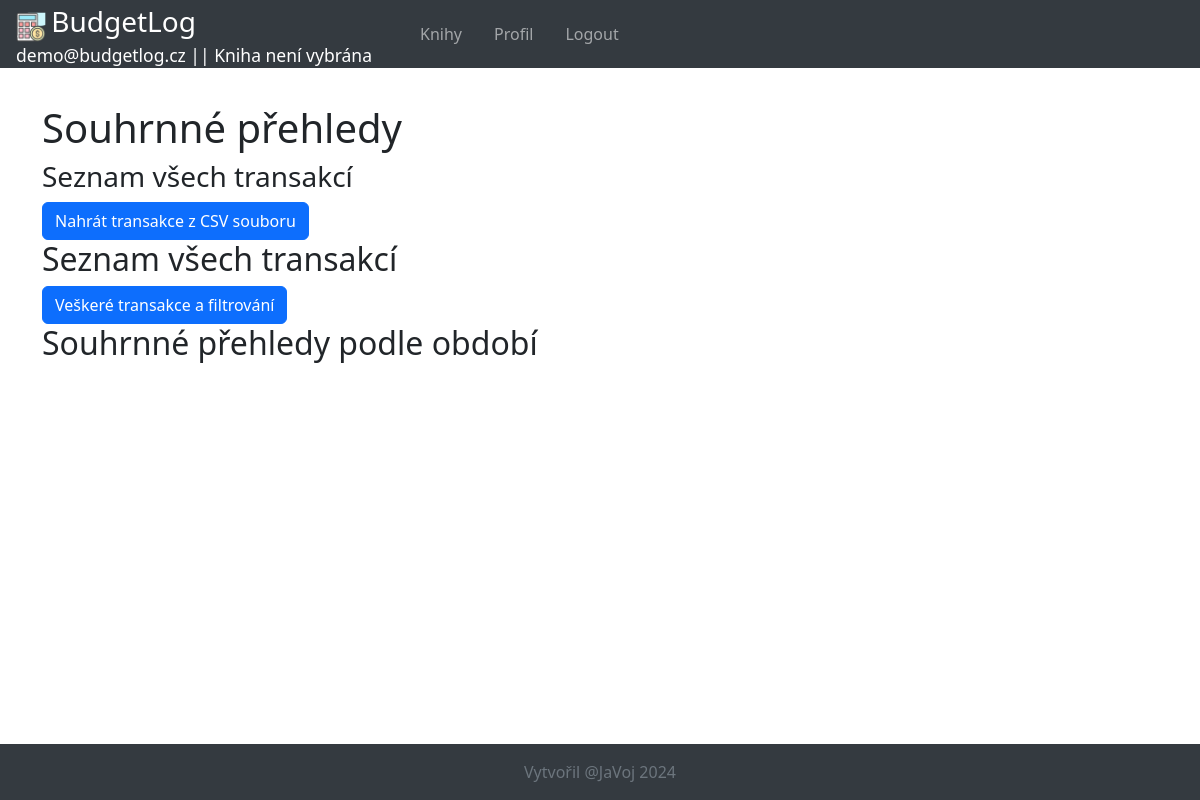
Page /dashboard/ (signed in) on the earlier database version.
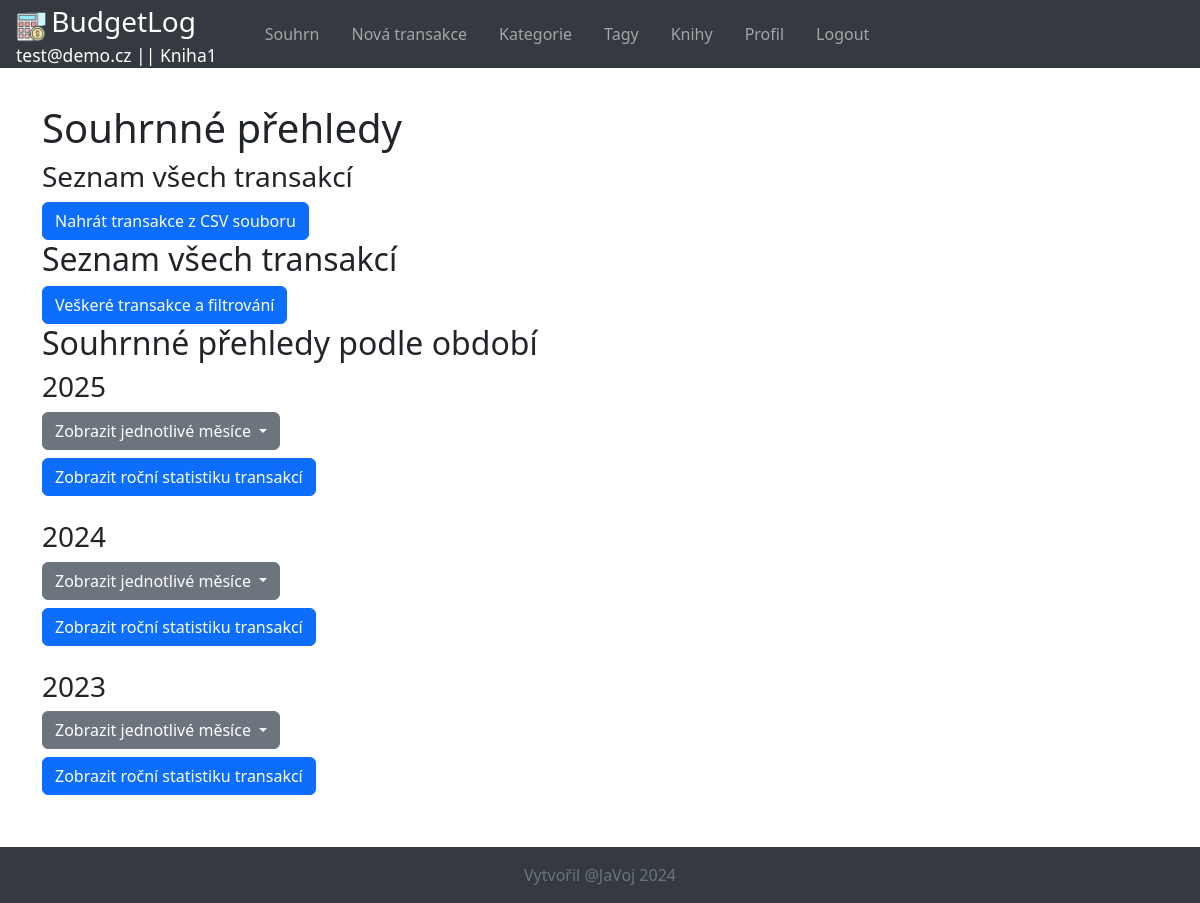
Same page on the later database version.
### budgetlog/models.py (models this page shows, shortened)
class AppUser(AbstractBaseUser):
    email = models.EmailField(max_length=100, unique=True)
    is_admin = models.BooleanField(default=False)
    is_active = models.BooleanField(default=True)
    class Meta:
        verbose_name = "Uživatel"
        verbose_name_plural = "Uživatelé"
    objects = UserManager()
    USERNAME_FIELD = "email"

class Book(models.Model):
    name = models.CharField(max_length=100, verbose_name="Jméno knihy", help_text="Uveďte jméno knihy")
    description = models.TextField(null=True, blank=True, verbose_name="Popis knihy",
                                   help_text="Popis knihy (volitelný)")
    owner = models.ForeignKey(AppUser, on_delete=models.CASCADE, related_name='books',
                              verbose_name="Majitel", help_text="Majitel knihy")
    class Meta:
        verbose_name = "Kniha"
        verbose_name_plural = "Knihy"
        constraints = [
            models.UniqueConstraint(fields=['name', 'owner'], name='unique_book_name_owner')
        ]
    object_plural_genitiv = "knih"
    object_singular_akluzativ = "knihu"

### budgetlog/views.py (the view)
# urls.py: path('dashboard/', views.DashboardView.as_view(), name='dashboard'),
class DashboardView(LoginRequiredMixin, BookContextMixin, TransactionSummaryMixin, TemplateView):
    template_name = 'budgetlog/dashboard.html'
    def get_context_data(self, **kwargs):
        context = super().get_context_data(**kwargs)
        transactions = Transaction.objects.filter(book=self.get_current_book())
        months_years = transactions.dates('datestamp', 'month', order='DESC')
        years = transactions.dates('datestamp', 'year', order='DESC')
        context.update({
            'months_years': months_years,
            'years': years,
        })
        return context

### budgetlog/templatetags/custom_filters.py (called while the page is built)
@register.filter(name='format_month_cs')
def format_month_cs(month):
    return MONTHS_CS.get(month, '') if isinstance(month, int) and 1 <= month <= 12 else ''

### budgetlog/views.py (called while the page is built)
    def get_current_book(self):
        if not self.current_book:
            current_book_id = self.request.session.get('current_book_id')
            if current_book_id:
                self.current_book = Book.objects.filter(id=current_book_id, owner=self.request.user).first()
        return self.current_book

    def get_context_data(self, **kwargs):
        context = super().get_context_data(**kwargs)
        current_book = self.get_current_book()
        context.update({
            'all_books': Book.objects.filter(owner=self.request.user),
            'current_book': current_book
        })
        return context

### budgetlog/templates/budgetlog/dashboard.html (shortened to what this page needs)
{% extends "base_generic.html" %}
{% load custom_filters %}
{% block content %}
<h1>Souhrnné přehledy</h1>
<h3>Seznam všech transakcí</h3>
<a href="{% url 'upload-transactions' %}" class="btn btn-primary">Nahrát transakce z CSV souboru</a>
<h2>Seznam všech transakcí</h2>
<a href="{% url 'transaction-list' %}" class="btn btn-primary">Veškeré transakce a filtrování</a>
<h2>Souhrnné přehledy podle období</h2>
<div class="years">
    {% for year in years %}
        <div class="year-item mb-4">
            <h3>{{ year.year }}</h3>
            <div class="dropdown">
                <button class="btn btn-secondary dropdown-toggle" type="button" id="dropdownMenuButton{{ forloop.counter }}" data-bs-toggle="dropdown" aria-expanded="false">
                    Zobrazit jednotlivé měsíce
                </button>
            </div>
            <a href="{% url 'year-detail' year.year %}" class="btn btn-primary mt-2">Zobrazit roční statistiku transakcí</a>
        </div>
    {% endfor %}
</div>
{% endblock %}

### budgetlog/templates/base_generic.html (shortened to what this page needs)
<!DOCTYPE html>
<html lang="cs">
<head>
    {% load static %}
    {% load crispy_forms_tags %}
    <link rel="stylesheet" href="{% static 'css/bootstrap.min.css' %}">
    <link rel="stylesheet" href="{% static 'css/styles.css' %}">
</head>
<body class="d-flex flex-column min-vh-100">
    <header>
        <nav class="navbar navbar-expand-lg navbar-dark bg-dark fixed-top">
            <a class="navbar-brand">
                <div class="py-0 px-3 bg-dark">
                    <img src="{% static 'pics/Optima-GFX-free-icon_calculator_coin_dollar_money.png' %}" alt="logo" width="30" height="30" class="d-inline-block align-center">
                    <span class="fs-3">BudgetLog</span>
                    {% if request.user.is_authenticated %}
                        <div class="d-flex justify-content-between align-items-center">
                            <span class="small">{{ request.user.email }} |</span>
                            {% if current_book %}
                                <span class="small">| {{ current_book.name }}</span>
                            {% else %}
                                <span class="small">| Kniha není vybrána</span>
                            {% endif %}
                        </div>
                    {% endif %}
                </div>
            </a>
            <div class="collapse navbar-collapse" id="navbarNav">
                {% if request.user.is_authenticated %}
                    <ul class="navbar-nav">
                        {% if current_book %}
                            <li class="nav-item">
                                <a class="nav-link" href="{% url 'dashboard' %}">Souhrn</a>
                            </li>
                            <li class="nav-item">
                                <a class="nav-link" href="{% url 'transaction-add' %}">Nová transakce</a>
                            </li>
                            <li class="nav-item">
                                <a class="nav-link" href="{% url 'category-list' %}">Kategorie</a>
                            </li>
                            <li class="nav-item">
                                <a class="nav-link" href="{% url 'tag-list' %}">Tagy</a>
                            </li>
                        {% endif %}
                        <li class="nav-item">
                            <a class="nav-link" href="{% url 'book-list' %}">Knihy</a>
                        </li>
                        <li class="nav-item">
                            <a class="nav-link" href="{% url 'profile' %}">Profil</a>
                        </li>
                        <li class="nav-item">
                            <a class="nav-link" href="{% url 'logout' %}">Logout</a>
                        </li>
                    </ul>
                {% endif %}
            </div>
        </nav>
    </header>
    <main class="flex-shrink-0">
        <div class="container">
            {% block content %}{% endblock %}
        </div>
    </main>
    <footer class="footer py-3 bg-dark">
        <div class="container text-center">
            <span class="text-muted">Vytvořil @JaVoj 2024</span>
        </div>
    </footer>
</body>
</html>

Differences in the rows shown:
changed AppUser: user.email "demo@budgetlog.cz" → "test@demo.cz"
now on this page (row edited): Book: name "Kniha1"
Other differences:
text no longer shown: "| Kniha není vybrána"
text now shown: "| Souhrn Nová transakce Kategorie Tagy"
new list line: "2025 Zobrazit jednotlivé měsíce Zobrazit roční statistiku transakcí"
new list line: "2024 Zobrazit jednotlivé měsíce Zobrazit roční statistiku transakcí"
new list line: "2023 Zobrazit jednotlivé měsíce Zobrazit roční statistiku transakcí"
